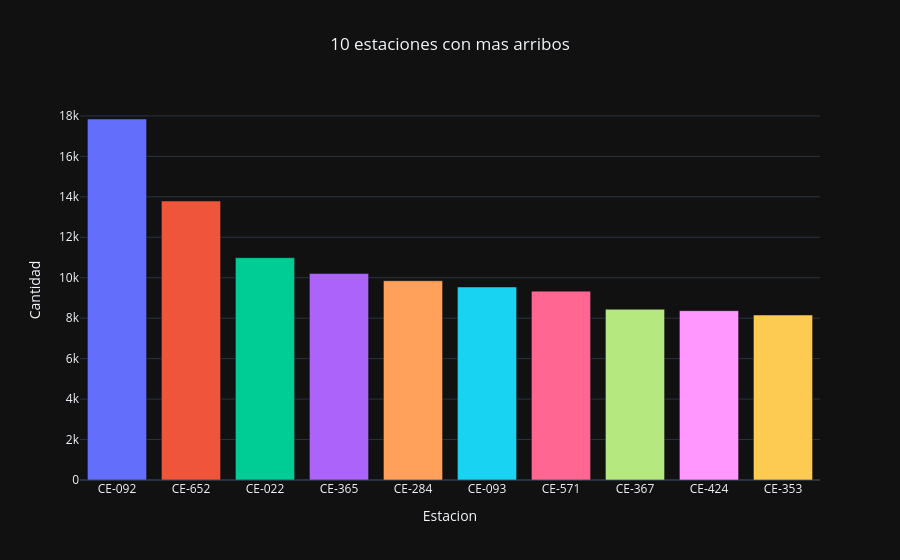

Notebook source saved alongside this figure:
### Markdown cell above
#### 10 Estaciones con mas arribos

### Code cell
pipeline = [
    {
        '$group': {
            '_id': '$viaje.estacion_arribo',
            'conteo': {'$count': {}}
        }
    },
    {
        '$project': {
            '_id': 0,
            'estacion_arribo': '$_id',
            'conteo': 1
        }
    },
    {
        '$lookup': {
            'from': 'stationInformation',
            'localField': 'estacion_arribo',
            'foreignField': 'station_id',
            'as': 'estacion'
        }
    },
    {
        '$unwind': "$estacion"
    },
    {
        '$project': {
            'estacion_name': '$estacion.name',
            'conteo': 1
        }
    },
    {
        '$sort': {
            'conteo': -1
        }
    },
    {
        '$limit': 10
    }
]

estaciones_mas_arribadas = pd.DataFrame(Historico.objects.aggregate(pipeline).to_list())

fig = px.bar(estaciones_mas_arribadas.assign(
    estacion_name_min=estaciones_mas_arribadas['estacion_name'].str[:6]),
    x='estacion_name_min', y='conteo',
    hover_data={'estacion_name_min': False, 'estacion_name': True},
    labels={'conteo': 'Cantidad', 'estacion_name': 'Estacion'},
    title='10 estaciones con mas arribos',
    color='estacion_name_min', template="plotly_dark")

fig.update_layout(
    title_x=0.5,
    xaxis_title='Estacion',
    showlegend=False
)

fig.show()

### Figure 1 — Plotly figure (JSON) as saved in the notebook; plotly's stock layout.template omitted (floating-point values rounded to 4 significant figures)
{"data": [{"alignmentgroup": "True", "customdata": [["CE-092 San Ildefonso-República de Argentina"]], "hovertemplate": "Cantidad=%{y}<br>Estacion=%{customdata[0]}<extra></extra>", "legendgroup": "CE-092", "marker": {"color": "#636efa", "pattern": {"shape": ""}}, "name": "CE-092", "offsetgroup": "CE-092", "orientation": "v", "showlegend": true, "textposition": "auto", "type": "bar", "x": ["CE-092"], "xaxis": "x", "y": [17848], "yaxis": "y"}, {"alignmentgroup": "True", "customdata": [["CE-652 Xicoténcatl - División del Norte"]], "hovertemplate": "Cantidad=%{y}<br>Estacion=%{customdata[0]}<extra></extra>", "legendgroup": "CE-652", "marker": {"color": "#EF553B", "pattern": {"shape": ""}}, "name": "CE-652", "offsetgroup": "CE-652", "orientation": "v", "showlegend": true, "textposition": "auto", "type": "bar", "x": ["CE-652"], "xaxis": "x", "y": [13794], "yaxis": "y"}, {"alignmentgroup": "True", "customdata": [["CE-022 Reforma - Manchester"]], "hovertemplate": "Cantidad=%{y}<br>Estacion=%{customdata[0]}<extra></extra>", "legendgroup": "CE-022", "marker": {"color": "#00cc96", "pattern": {"shape": ""}}, "name": "CE-022", "offsetgroup": "CE-022", "orientation": "v", "showlegend": true, "textposition": "auto", "type": "bar", "x": ["CE-022"], "xaxis": "x", "y": [10994], "yaxis": "y"}, {"alignmentgroup": "True", "customdata": [["CE-365 Holbein-Avenida Revolución"]], "hovertemplate": "Cantidad=%{y}<br>Estacion=%{customdata[0]}<extra></extra>", "legendgroup": "CE-365", "marker": {"color": "#ab63fa", "pattern": {"shape": ""}}, "name": "CE-365", "offsetgroup": "CE-365", "orientation": "v", "showlegend": true, "textposition": "auto", "type": "bar", "x": ["CE-365"], "xaxis": "x", "y": [10210], "yaxis": "y"}, {"alignmentgroup": "True", "customdata": [["CE-284 Dakota-Vermont"]], "hovertemplate": "Cantidad=%{y}<br>Estacion=%{customdata[0]}<extra></extra>", "legendgroup": "CE-284", "marker": {"color": "#FFA15A", "pattern": {"shape": ""}}, "name": "CE-284", "offsetgroup": "CE-284", "orientation": "v", "showlegend": true, "textposition": "auto", "type": "bar", "x": ["CE-284"], "xaxis": "x", "y": [9852], "yaxis": "y"}, {"alignmentgroup": "True", "customdata": [["CE-093 Palma Norte-República de Cuba"]], "hovertemplate": "Cantidad=%{y}<br>Estacion=%{customdata[0]}<extra></extra>", "legendgroup": "CE-093", "marker": {"color": "#19d3f3", "pattern": {"shape": ""}}, "name": "CE-093", "offsetgroup": "CE-093", "orientation": "v", "showlegend": true, "textposition": "auto", "type": "bar", "x": ["CE-093"], "xaxis": "x", "y": [9544], "yaxis": "y"}, {"alignmentgroup": "True", "customdata": [["CE-571 Manuel M. Flores - Calzada San Antonio Abad"]], "hovertemplate": "Cantidad=%{y}<br>Estacion=%{customdata[0]}<extra></extra>", "legendgroup": "CE-571", "marker": {"color": "#FF6692", "pattern": {"shape": ""}}, "name": "CE-571", "offsetgroup": "CE-571", "orientation": "v", "showlegend": true, "textposition": "auto", "type": "bar", "x": ["CE-571"], "xaxis": "x", "y": [9337], "yaxis": "y"}, {"alignmentgroup": "True", "customdata": [["CE-367 Boston -Augusto Rodin"]], "hovertemplate": "Cantidad=%{y}<br>Estacion=%{customdata[0]}<extra></extra>", "legendgroup": "CE-367", "marker": {"color": "#B6E880", "pattern": {"shape": ""}}, "name": "CE-367", "offsetgroup": "CE-367", "orientation": "v", "showlegend": true, "textposition": "auto", "type": "bar", "x": ["CE-367"], "xaxis": "x", "y": [8442], "yaxis": "y"}, {"alignmentgroup": "True", "customdata": [["CE-424 Amores-José María Rico (Eje 8)"]], "hovertemplate": "Cantidad=%{y}<br>Estacion=%{customdata[0]}<extra></extra>", "legendgroup": "CE-424", "marker": {"color": "#FF97FF", "pattern": {"shape": ""}}, "name": "CE-424", "offsetgroup": "CE-424", "orientation": "v", "showlegend": true, "textposition": "auto", "type": "bar", "x": ["CE-424"], "xaxis": "x", "y": [8372], "yaxis": "y"}, {"alignmentgroup": "True", "customdata": [["CE-353 Carolina-Holbein"]], "hovertemplate": "Cantidad=%{y}<br>Estacion=%{customdata[0]}<extra></extra>", "legendgroup": "CE-353", "marker": {"color": "#FECB52", "pattern": {"shape": ""}}, "name": "CE-353", "offsetgroup": "CE-353", "orientation": "v", "showlegend": true, "textposition": "auto", "type": "bar", "x": ["CE-353"], "xaxis": "x", "y": [8158], "yaxis": "y"}], "layout": {"barmode": "relative", "legend": {"title": {"text": "estacion_name_min"}, "tracegroupgap": 0}, "showlegend": false, "title": {"text": "10 estaciones con mas arribos", "x": 0.5}, "xaxis": {"anchor": "y", "categoryarray": ["CE-092", "CE-652", "CE-022", "CE-365", "CE-284", "CE-093", "CE-571", "CE-367", "CE-424", "CE-353"], "categoryorder": "array", "domain": [0, 1], "title": {"text": "Estacion"}}, "yaxis": {"anchor": "x", "domain": [0, 1], "title": {"text": "Cantidad"}}}}
